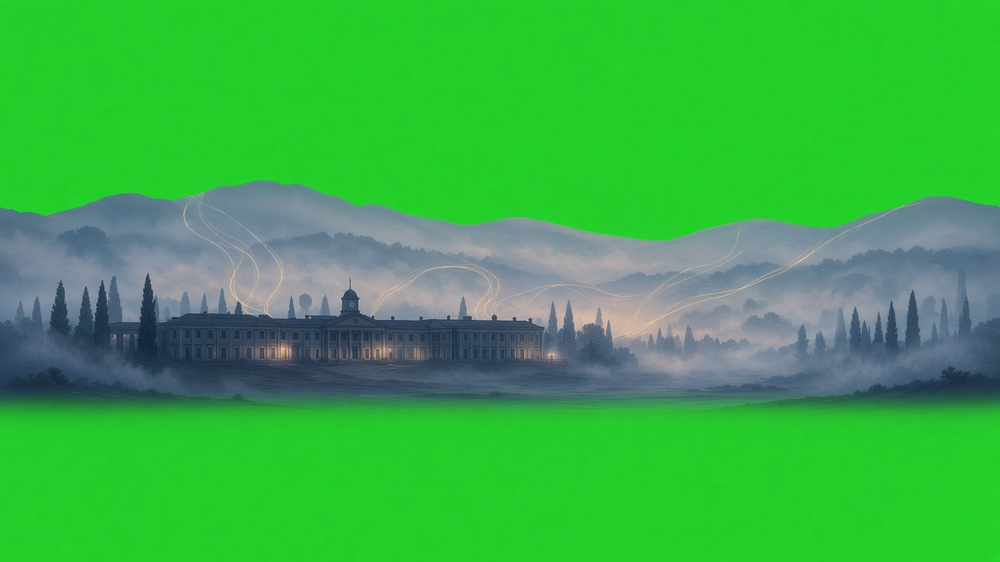
#> input picture assets/art-source/aree/belvedere_lontano.jpg, 1000 x 562 px, shrunk from 1792 x 1008 before the run
$ python schiarisci_lanterniere.py ../../../assets/art-source/aree/belvedere_lontano.jpg
#> lines starting #> are read from the running program, lines starting #| are printed output that depends on the picture
## Lanterniere v2 (CONTROLLO-SLICE3 punto 7): solleva le ombre del mantello perché la parte in luce
## non scenda sotto circa #3A4656 su fondale scuro. Curva sui toni scuri (il nero puro resta nero,
## i toni medi e la lanterna restano invariati). Uso: python schiarisci_lanterniere.py PNG
import sys, numpy as np
from PIL import Image
p=sys.argv[1]; a=np.asarray(Image.open(p).convert('RGBA')).astype(float)
c=a[...,:3]; L=c@np.array([0.299,0.587,0.114])
#> after `L = c @ np.array([0.299, 0.587, 0.114])`:
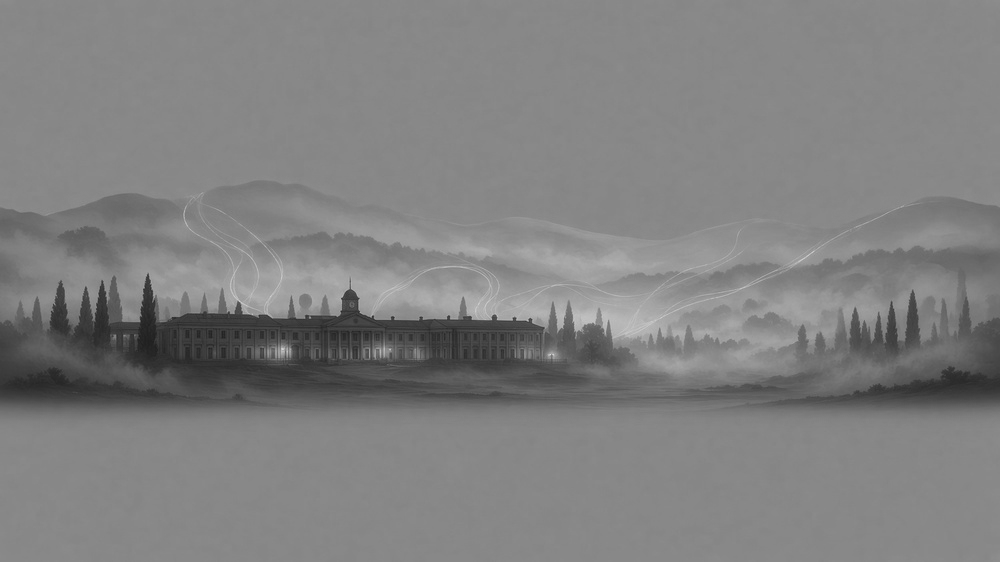
#> L: shape (562, 1000) float64; min 31.11, max 217.8, mean 128.8
f=1+1.6*np.clip(1-L/120,0,1)
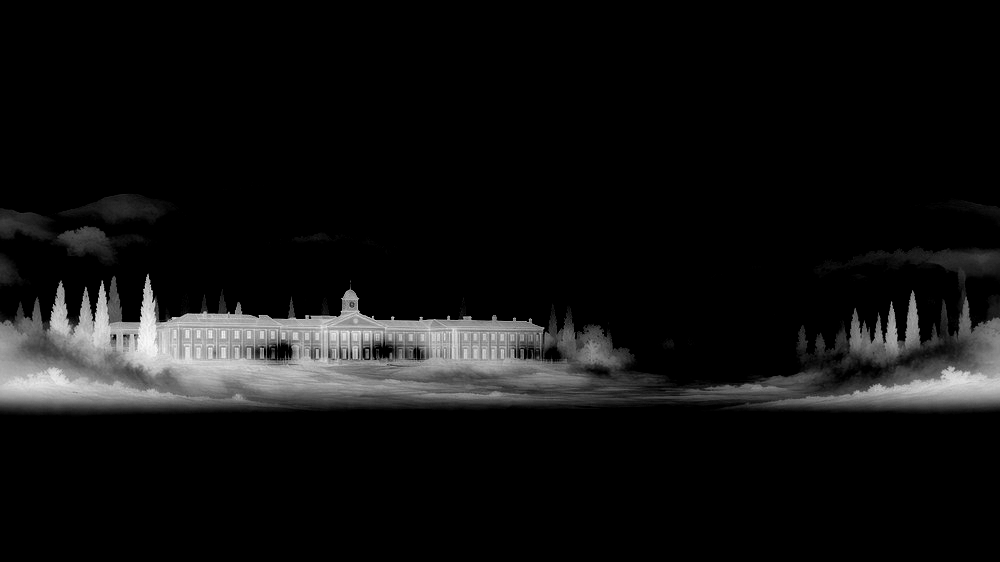
#> f: shape (562, 1000) float64; min 1, max 2.19, mean 1.08; drawn with min black and max white
a[...,:3]=np.clip(c*f[...,None],0,255)
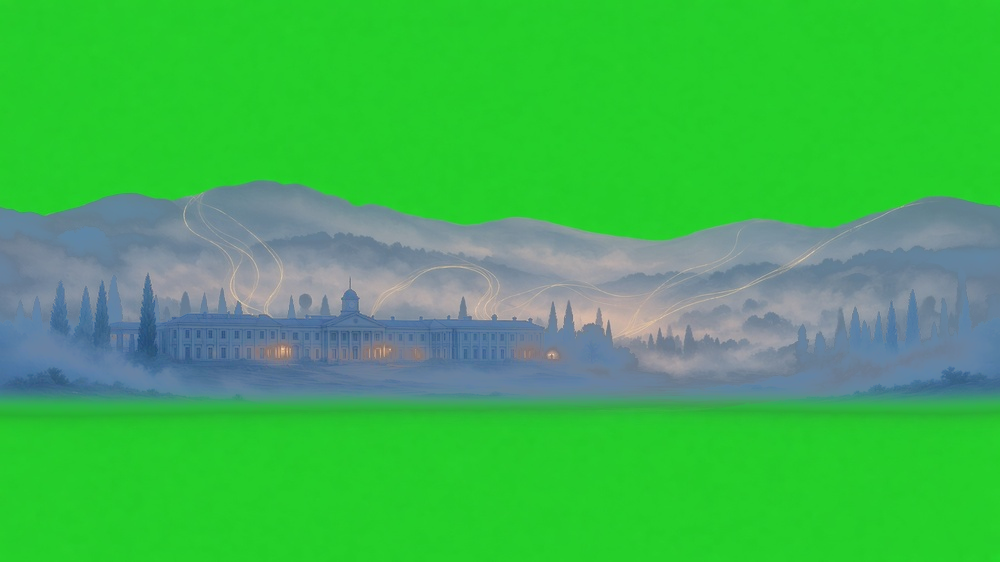
#> a: shape (562, 1000, 4) float64; mean R, G, B, A 62.7, 181.5, 80.2, 255
Image.fromarray(a.astype(np.uint8),'RGBA').save(p); print('ok',p)
#| ok ../../../assets/art-source/aree/belvedere_lontano.jpg

$ run again, on assets/art-source/aree/belvedere_primo_piano.jpg
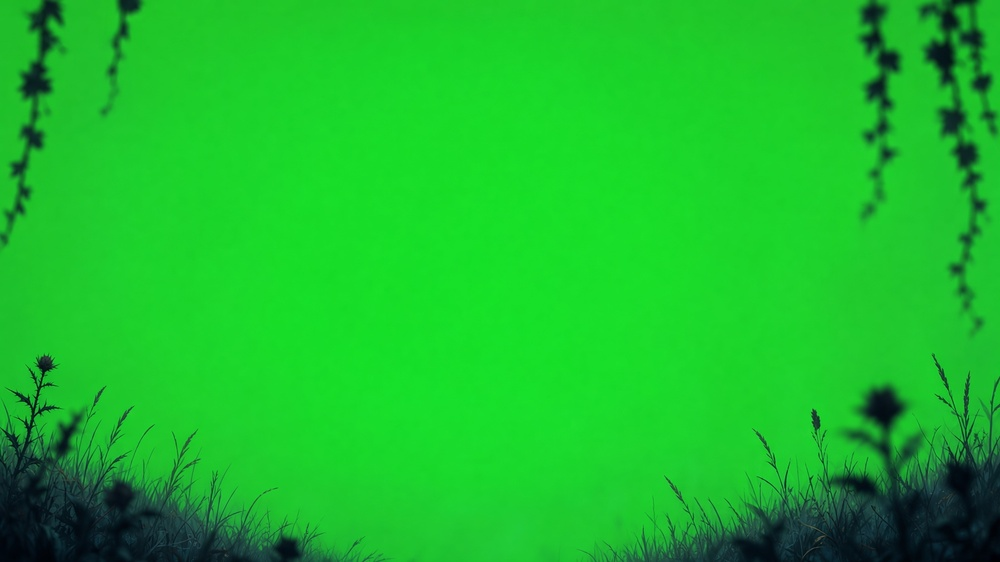
#> input picture assets/art-source/aree/belvedere_primo_piano.jpg, 1000 x 562 px, shrunk from 1792 x 1008 before the run
#> `f=1+1.6*np.clip(1-L/120,0,1)`:
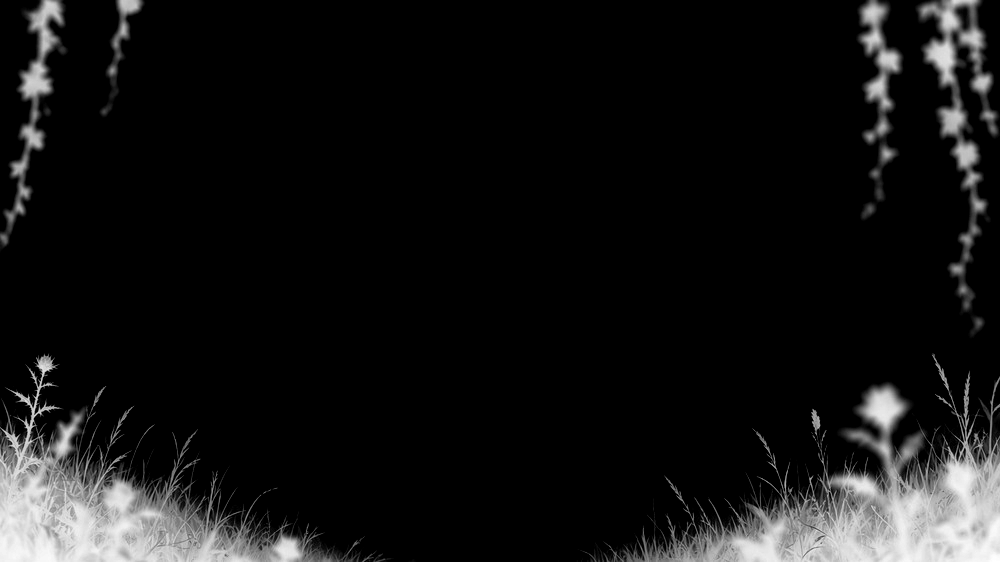
#> f: shape (562, 1000) float64; min 1, max 2.6, mean 1.13; drawn with min black and max white
#> `a[...,:3]=np.clip(c*f[...,None],0,255)`:
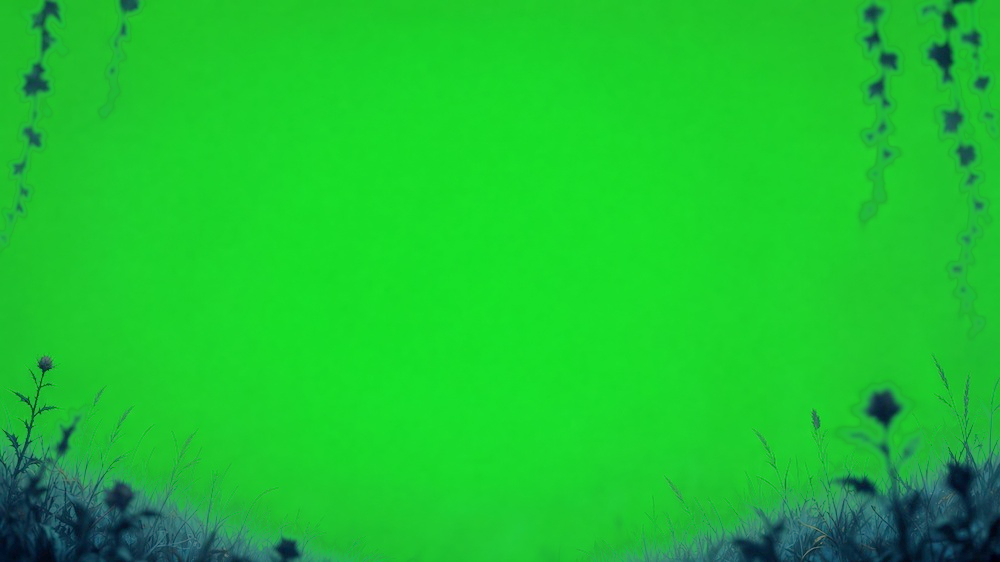
#> a: shape (562, 1000, 4) float64; mean R, G, B, A 28.3, 196.5, 48, 255
#| ok ../../../assets/art-source/aree/belvedere_primo_piano.jpg

$ run again, on assets/art-source/aree/corso_lontano.jpg
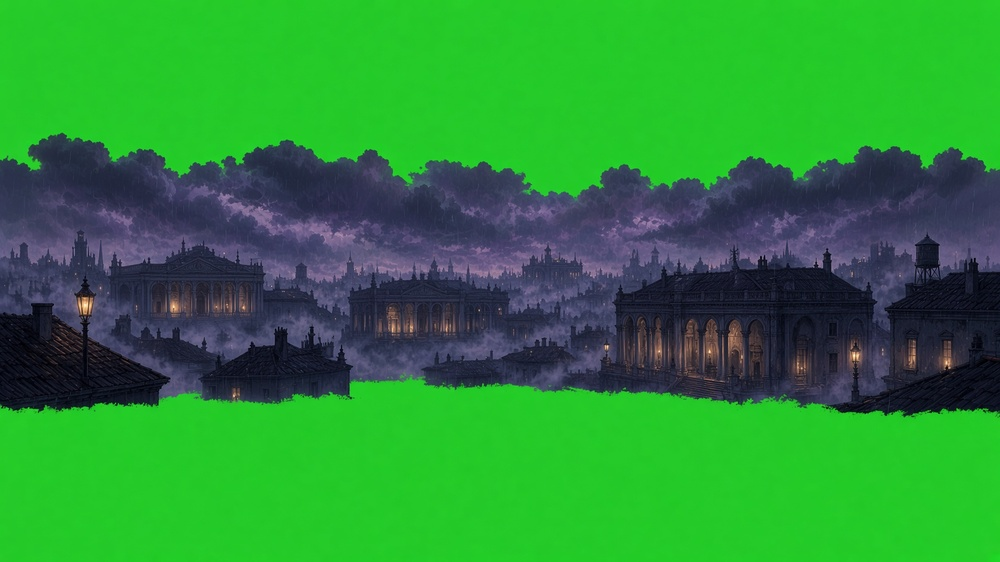
#> input picture assets/art-source/aree/corso_lontano.jpg, 1000 x 562 px, shrunk from 1792 x 1008 before the run
#> `f=1+1.6*np.clip(1-L/120,0,1)`:
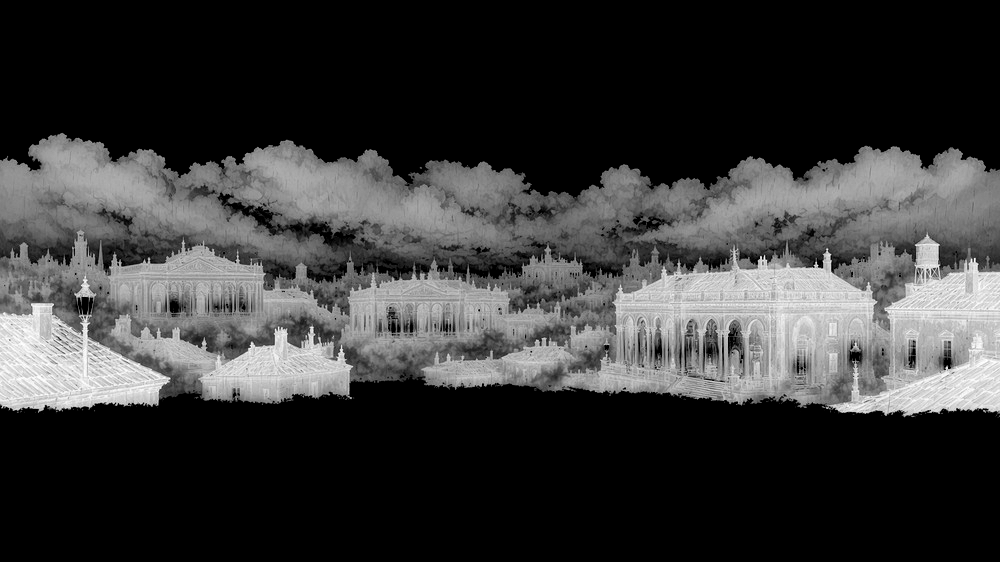
#> f: shape (562, 1000) float64; min 1, max 2.59, mean 1.35; drawn with min black and max white
#> `a[...,:3]=np.clip(c*f[...,None],0,255)`:
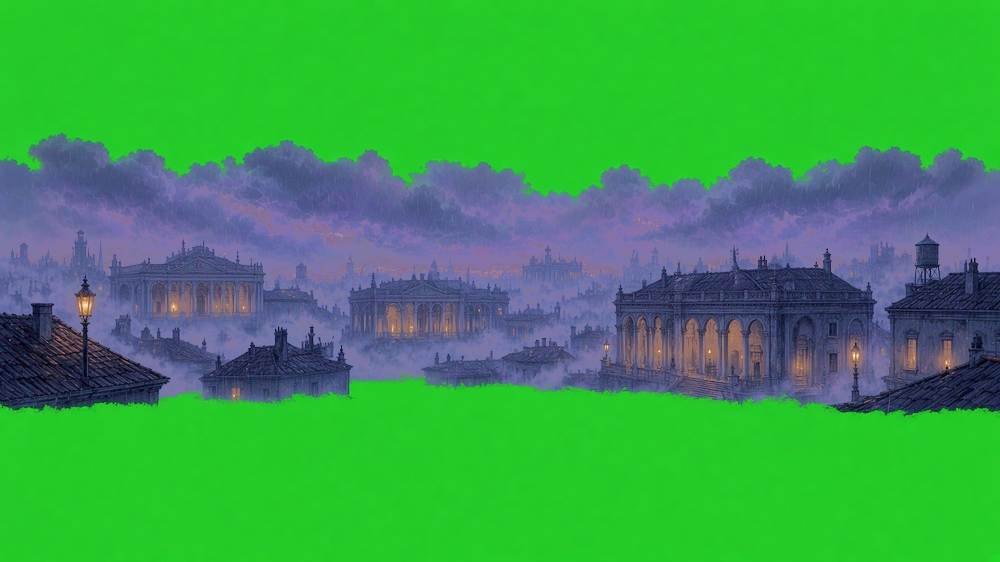
#> a: shape (562, 1000, 4) float64; mean R, G, B, A 58.7, 156.3, 80.3, 255
#| ok ../../../assets/art-source/aree/corso_lontano.jpg

$ run again, on assets/art-source/aree/corso_medio.jpg
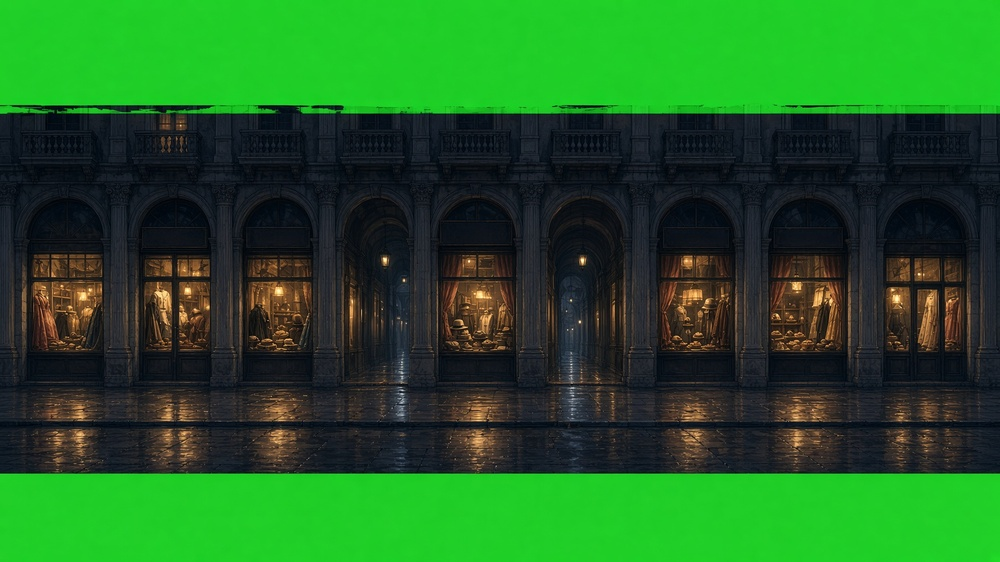
#> input picture assets/art-source/aree/corso_medio.jpg, 1000 x 562 px, shrunk from 1792 x 1008 before the run
#> `f=1+1.6*np.clip(1-L/120,0,1)`:
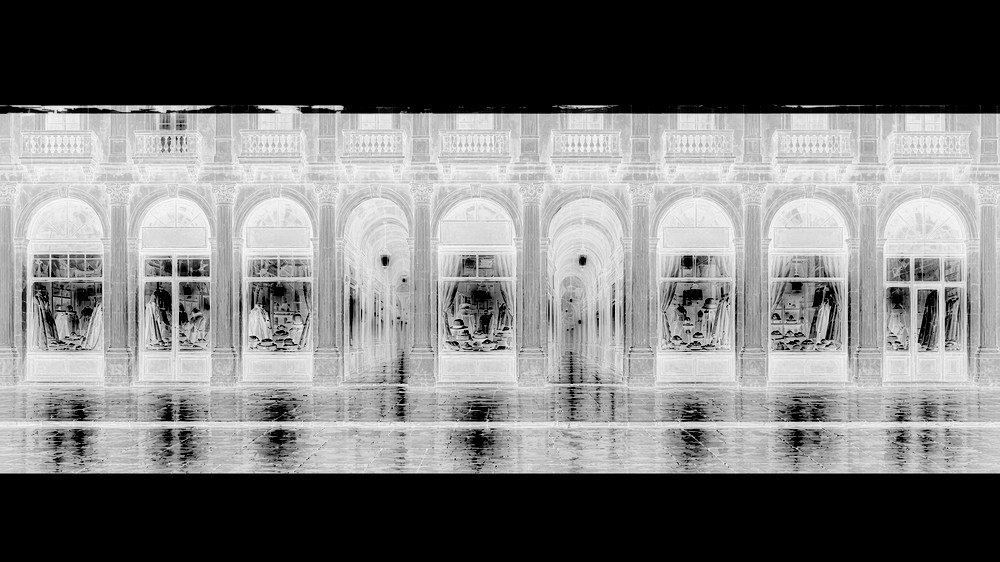
#> f: shape (562, 1000) float64; min 1, max 2.59, mean 1.74; drawn with min black and max white
#> `a[...,:3]=np.clip(c*f[...,None],0,255)`:
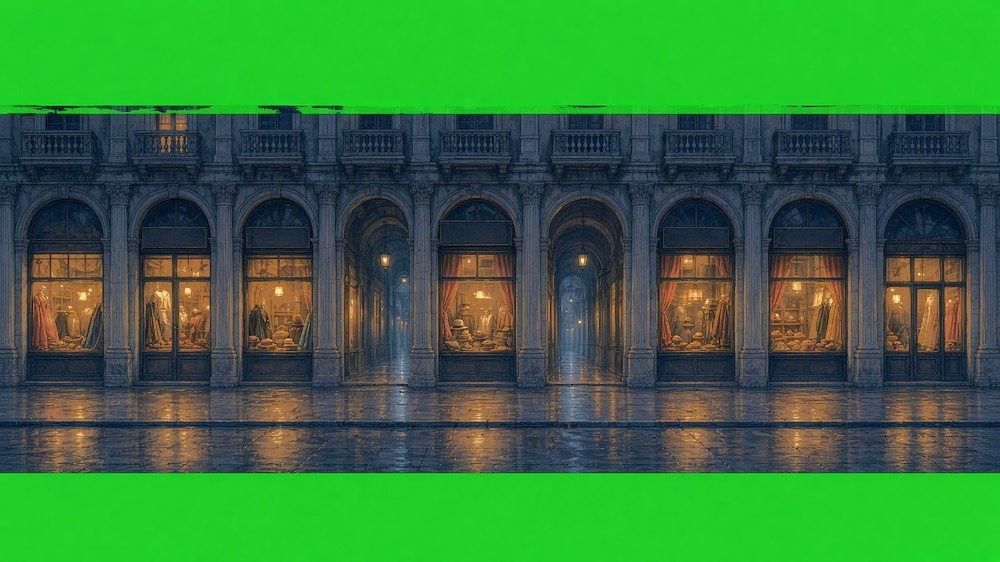
#> a: shape (562, 1000, 4) float64; mean R, G, B, A 53.5, 117.1, 59.7, 255
#| ok ../../../assets/art-source/aree/corso_medio.jpg
